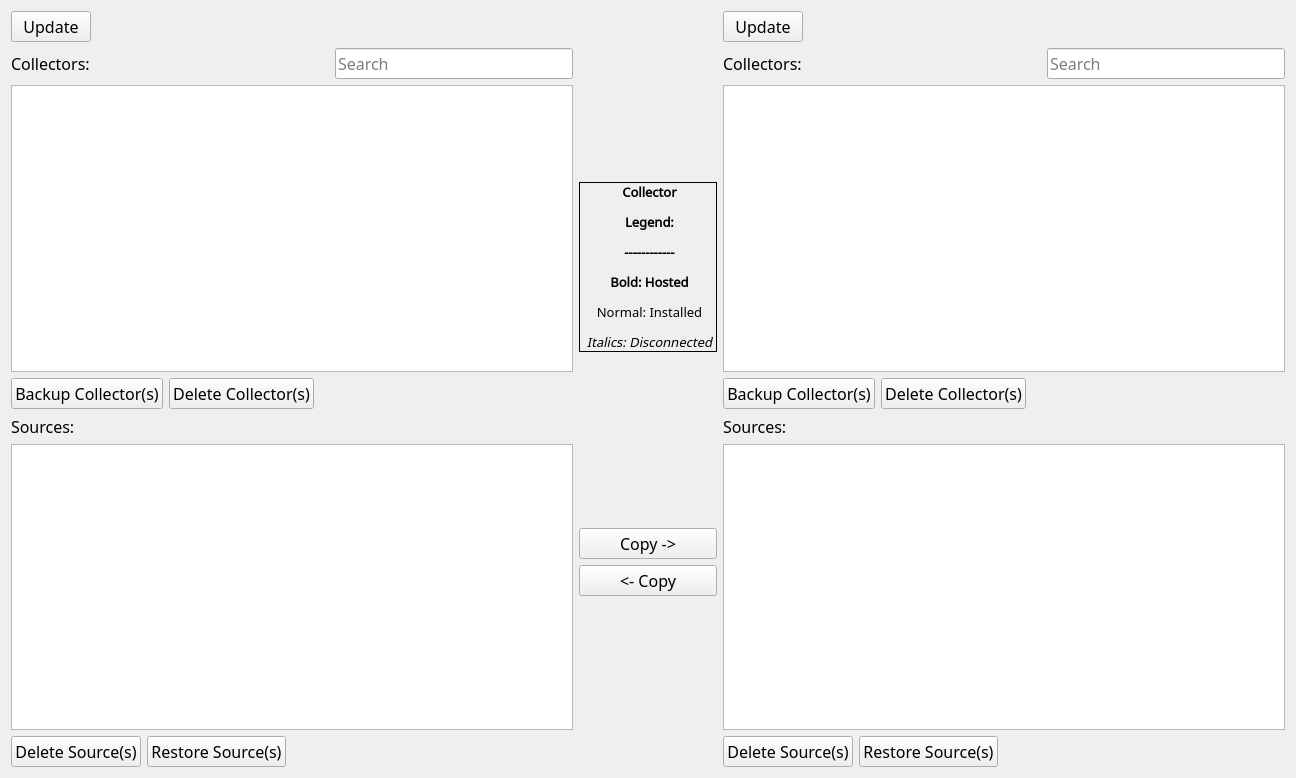
<?xml version="1.0" encoding="UTF-8"?>
<ui version="4.0">
 <class>Form</class>
 <widget class="QWidget" name="Form">
  <property name="geometry">
   <rect>
    <x>0</x>
    <y>0</y>
    <width>1296</width>
    <height>778</height>
   </rect>
  </property>
  <property name="windowTitle">
   <string>Form</string>
  </property>
  <layout class="QHBoxLayout" name="horizontalLayout">
   <item>
    <layout class="QVBoxLayout" name="verticalLayoutCollectorAllLeft">
     <item>
      <layout class="QHBoxLayout" name="horizontalLayoutContentUpdateLeft">
       <item>
        <widget class="QPushButton" name="pushButtonUpdateListLeft">
         <property name="font">
          <font>
           <family>Waree</family>
           <pointsize>12</pointsize>
          </font>
         </property>
         <property name="contextMenuPolicy">
          <enum>Qt::NoContextMenu</enum>
         </property>
         <property name="toolTip">
          <string>Update the list of collectors based on the region/credentials entered above. </string>
         </property>
         <property name="text">
          <string>Update</string>
         </property>
        </widget>
       </item>
       <item>
        <spacer name="horizontalSpacer">
         <property name="orientation">
          <enum>Qt::Horizontal</enum>
         </property>
         <property name="sizeHint" stdset="0">
          <size>
           <width>40</width>
           <height>20</height>
          </size>
         </property>
        </spacer>
       </item>
      </layout>
     </item>
     <item>
      <layout class="QHBoxLayout" name="horizontalLayoutCollectorLabelLeft">
       <item>
        <widget class="QLabel" name="labelCollectorsLeft">
         <property name="font">
          <font>
           <family>Waree</family>
           <pointsize>12</pointsize>
          </font>
         </property>
         <property name="text">
          <string>Collectors:</string>
         </property>
        </widget>
       </item>
       <item>
        <spacer name="horizontalSpacer_4">
         <property name="orientation">
          <enum>Qt::Horizontal</enum>
         </property>
         <property name="sizeHint" stdset="0">
          <size>
           <width>40</width>
           <height>20</height>
          </size>
         </property>
        </spacer>
       </item>
       <item>
        <widget class="QLineEdit" name="lineEditCollectorSearchLeft">
         <property name="font">
          <font>
           <family>Waree</family>
           <pointsize>12</pointsize>
          </font>
         </property>
         <property name="toolTip">
          <string>Filter the list of collectors based on the string that you type here. This is case sensistive. </string>
         </property>
         <property name="placeholderText">
          <string>Search</string>
         </property>
        </widget>
       </item>
      </layout>
     </item>
     <item>
      <widget class="QListWidget" name="listWidgetCollectorsLeft">
       <property name="font">
        <font>
         <family>Waree</family>
         <pointsize>12</pointsize>
        </font>
       </property>
       <property name="contextMenuPolicy">
        <enum>Qt::NoContextMenu</enum>
       </property>
       <property name="horizontalScrollBarPolicy">
        <enum>Qt::ScrollBarAsNeeded</enum>
       </property>
       <property name="editTriggers">
        <set>QAbstractItemView::NoEditTriggers</set>
       </property>
       <property name="alternatingRowColors">
        <bool>false</bool>
       </property>
       <property name="selectionMode">
        <enum>QAbstractItemView::ExtendedSelection</enum>
       </property>
       <property name="sortingEnabled">
        <bool>true</bool>
       </property>
      </widget>
     </item>
     <item>
      <layout class="QHBoxLayout" name="horizontalLayoutCollectorButtonsLeft">
       <item>
        <widget class="QPushButton" name="pushButtonBackupCollectorLeft">
         <property name="font">
          <font>
           <family>Waree</family>
           <pointsize>12</pointsize>
          </font>
         </property>
         <property name="toolTip">
          <string>Backup the selected collector(s) to JSON file. There is currently no collector restore, but you can restore source(s) to an existing collector based on this backup. </string>
         </property>
         <property name="text">
          <string>Backup Collector(s)</string>
         </property>
        </widget>
       </item>
       <item>
        <widget class="QPushButton" name="pushButtonDeleteCollectorLeft">
         <property name="font">
          <font>
           <family>Waree</family>
           <pointsize>12</pointsize>
          </font>
         </property>
         <property name="toolTip">
          <string>Delete the selected collector(s). Be careful. Deleting the wrong one(s) could be very bad. </string>
         </property>
         <property name="text">
          <string>Delete Collector(s)</string>
         </property>
        </widget>
       </item>
       <item>
        <spacer name="horizontalSpacer_3">
         <property name="orientation">
          <enum>Qt::Horizontal</enum>
         </property>
         <property name="sizeHint" stdset="0">
          <size>
           <width>40</width>
           <height>20</height>
          </size>
         </property>
        </spacer>
       </item>
      </layout>
     </item>
     <item>
      <layout class="QHBoxLayout" name="horizontalLayoutCollectorSourceLabelLeft">
       <item>
        <widget class="QLabel" name="labelSourcesLeft">
         <property name="font">
          <font>
           <family>Waree</family>
           <pointsize>12</pointsize>
          </font>
         </property>
         <property name="text">
          <string>Sources:</string>
         </property>
        </widget>
       </item>
       <item>
        <spacer name="horizontalSpacer_5">
         <property name="orientation">
          <enum>Qt::Horizontal</enum>
         </property>
         <property name="sizeHint" stdset="0">
          <size>
           <width>40</width>
           <height>20</height>
          </size>
         </property>
        </spacer>
       </item>
      </layout>
     </item>
     <item>
      <widget class="QListWidget" name="listWidgetSourcesLeft">
       <property name="font">
        <font>
         <family>Waree</family>
         <pointsize>12</pointsize>
        </font>
       </property>
       <property name="editTriggers">
        <set>QAbstractItemView::NoEditTriggers</set>
       </property>
       <property name="alternatingRowColors">
        <bool>false</bool>
       </property>
       <property name="selectionMode">
        <enum>QAbstractItemView::ExtendedSelection</enum>
       </property>
       <property name="sortingEnabled">
        <bool>true</bool>
       </property>
      </widget>
     </item>
     <item>
      <layout class="QHBoxLayout" name="horizontalLayoutCollectorSourceButtonsLeft">
       <item>
        <widget class="QPushButton" name="pushButtonDeleteSourcesLeft">
         <property name="font">
          <font>
           <family>Waree</family>
           <pointsize>12</pointsize>
          </font>
         </property>
         <property name="toolTip">
          <string>Delete the selected source(s). Be careful. Deleting the wrong one(s) could be very bad. </string>
         </property>
         <property name="text">
          <string>Delete Source(s)</string>
         </property>
        </widget>
       </item>
       <item>
        <widget class="QPushButton" name="pushButtonRestoreSourcesLeft">
         <property name="font">
          <font>
           <family>Waree</family>
           <pointsize>12</pointsize>
          </font>
         </property>
         <property name="toolTip">
          <string>Restore source(s) from JSON file, such as a collector backup. Does not create the collector itself though.  </string>
         </property>
         <property name="text">
          <string>Restore Source(s)</string>
         </property>
        </widget>
       </item>
       <item>
        <spacer name="horizontalSpacer_6">
         <property name="orientation">
          <enum>Qt::Horizontal</enum>
         </property>
         <property name="sizeHint" stdset="0">
          <size>
           <width>40</width>
           <height>20</height>
          </size>
         </property>
        </spacer>
       </item>
      </layout>
     </item>
    </layout>
   </item>
   <item>
    <layout class="QVBoxLayout" name="verticalLayoutCollectorCentralButtons">
     <item>
      <spacer name="verticalSpacer_5">
       <property name="orientation">
        <enum>Qt::Vertical</enum>
       </property>
       <property name="sizeHint" stdset="0">
        <size>
         <width>20</width>
         <height>40</height>
        </size>
       </property>
      </spacer>
     </item>
     <item>
      <widget class="QLabel" name="labelCollectorLegend">
       <property name="sizePolicy">
        <sizepolicy hsizetype="Fixed" vsizetype="Fixed">
         <horstretch>0</horstretch>
         <verstretch>0</verstretch>
        </sizepolicy>
       </property>
       <property name="font">
        <font>
         <family>Noto Sans Gothic</family>
         <pointsize>10</pointsize>
         <weight>75</weight>
         <bold>true</bold>
        </font>
       </property>
       <property name="frameShape">
        <enum>QFrame::Box</enum>
       </property>
       <property name="text">
        <string>&lt;html&gt;&lt;head/&gt;&lt;body&gt;&lt;p align=&quot;center&quot;&gt;Collector&lt;/p&gt;&lt;p align=&quot;center&quot;&gt;Legend:&lt;/p&gt;&lt;p align=&quot;center&quot;&gt;------------&lt;/p&gt;&lt;p align=&quot;center&quot;&gt;Bold: Hosted&lt;/p&gt;&lt;p align=&quot;center&quot;&gt;&lt;span style=&quot; font-weight:400;&quot;&gt;Normal: Installed&lt;/span&gt;&lt;/p&gt;&lt;p align=&quot;center&quot;&gt;&lt;span style=&quot; font-weight:400; font-style:italic;&quot;&gt;Italics: Disconnected&lt;/span&gt;&lt;/p&gt;&lt;/body&gt;&lt;/html&gt;</string>
       </property>
      </widget>
     </item>
     <item>
      <spacer name="verticalSpacer_6">
       <property name="orientation">
        <enum>Qt::Vertical</enum>
       </property>
       <property name="sizeHint" stdset="0">
        <size>
         <width>20</width>
         <height>40</height>
        </size>
       </property>
      </spacer>
     </item>
     <item>
      <widget class="QPushButton" name="pushButtonCopySourcesLeftToRight">
       <property name="font">
        <font>
         <family>Waree</family>
         <pointsize>12</pointsize>
        </font>
       </property>
       <property name="contextMenuPolicy">
        <enum>Qt::NoContextMenu</enum>
       </property>
       <property name="toolTip">
        <string>Copy the selected source(s) from the left to the selected collector(s) on the right. Use this to mass deploy sources to many collectors. </string>
       </property>
       <property name="text">
        <string>Copy -&gt;</string>
       </property>
      </widget>
     </item>
     <item>
      <widget class="QPushButton" name="pushButtonCopySourcesRightToLeft">
       <property name="font">
        <font>
         <family>Waree</family>
         <pointsize>12</pointsize>
        </font>
       </property>
       <property name="contextMenuPolicy">
        <enum>Qt::NoContextMenu</enum>
       </property>
       <property name="toolTip">
        <string>Copy the selected source(s) from the right to the selected collector(s) on the left. Use this to mass deploy sources to many collectors. </string>
       </property>
       <property name="text">
        <string>&lt;- Copy</string>
       </property>
      </widget>
     </item>
     <item>
      <spacer name="verticalSpacer_7">
       <property name="orientation">
        <enum>Qt::Vertical</enum>
       </property>
       <property name="sizeHint" stdset="0">
        <size>
         <width>20</width>
         <height>40</height>
        </size>
       </property>
      </spacer>
     </item>
    </layout>
   </item>
   <item>
    <layout class="QVBoxLayout" name="verticalLayoutCollectorAllRight">
     <item>
      <layout class="QHBoxLayout" name="horizontalLayoutContentUpdateRight">
       <item>
        <widget class="QPushButton" name="pushButtonUpdateListRight">
         <property name="font">
          <font>
           <family>Waree</family>
           <pointsize>12</pointsize>
          </font>
         </property>
         <property name="contextMenuPolicy">
          <enum>Qt::NoContextMenu</enum>
         </property>
         <property name="toolTip">
          <string>Update the list of collectors based on the region/credentials entered above. </string>
         </property>
         <property name="text">
          <string>Update</string>
         </property>
        </widget>
       </item>
       <item>
        <spacer name="horizontalSpacer_2">
         <property name="orientation">
          <enum>Qt::Horizontal</enum>
         </property>
         <property name="sizeHint" stdset="0">
          <size>
           <width>40</width>
           <height>20</height>
          </size>
         </property>
        </spacer>
       </item>
      </layout>
     </item>
     <item>
      <layout class="QHBoxLayout" name="horizontalLayoutCollectorLabelRIght">
       <item>
        <widget class="QLabel" name="labelCollectorsRight">
         <property name="font">
          <font>
           <family>Waree</family>
           <pointsize>12</pointsize>
          </font>
         </property>
         <property name="text">
          <string>Collectors:</string>
         </property>
        </widget>
       </item>
       <item>
        <spacer name="horizontalSpacer_7">
         <property name="orientation">
          <enum>Qt::Horizontal</enum>
         </property>
         <property name="sizeHint" stdset="0">
          <size>
           <width>40</width>
           <height>20</height>
          </size>
         </property>
        </spacer>
       </item>
       <item>
        <widget class="QLineEdit" name="lineEditCollectorSearchRight">
         <property name="font">
          <font>
           <family>Waree</family>
           <pointsize>12</pointsize>
          </font>
         </property>
         <property name="toolTip">
          <string>Filter the list of collectors based on the string that you type here. This is case sensistive. </string>
         </property>
         <property name="placeholderText">
          <string>Search</string>
         </property>
        </widget>
       </item>
      </layout>
     </item>
     <item>
      <widget class="QListWidget" name="listWidgetCollectorsRight">
       <property name="font">
        <font>
         <family>Waree</family>
         <pointsize>12</pointsize>
        </font>
       </property>
       <property name="contextMenuPolicy">
        <enum>Qt::NoContextMenu</enum>
       </property>
       <property name="editTriggers">
        <set>QAbstractItemView::NoEditTriggers</set>
       </property>
       <property name="alternatingRowColors">
        <bool>false</bool>
       </property>
       <property name="selectionMode">
        <enum>QAbstractItemView::ExtendedSelection</enum>
       </property>
       <property name="sortingEnabled">
        <bool>true</bool>
       </property>
      </widget>
     </item>
     <item>
      <layout class="QHBoxLayout" name="horizontalLayoutCollectorButtonsRight">
       <item>
        <widget class="QPushButton" name="pushButtonBackupCollectorRight">
         <property name="font">
          <font>
           <family>Waree</family>
           <pointsize>12</pointsize>
          </font>
         </property>
         <property name="toolTip">
          <string>Backup the selected collector(s) to JSON file. There is currently no collector restore, but you can restore source(s) to an existing collector based on this backup. </string>
         </property>
         <property name="text">
          <string>Backup Collector(s)</string>
         </property>
        </widget>
       </item>
       <item>
        <widget class="QPushButton" name="pushButtonDeleteCollectorRight">
         <property name="font">
          <font>
           <family>Waree</family>
           <pointsize>12</pointsize>
          </font>
         </property>
         <property name="toolTip">
          <string>Delete the selected collector(s). Be careful. Deleting the wrong one(s) could be very bad. </string>
         </property>
         <property name="text">
          <string>Delete Collector(s)</string>
         </property>
        </widget>
       </item>
       <item>
        <spacer name="horizontalSpacer_8">
         <property name="orientation">
          <enum>Qt::Horizontal</enum>
         </property>
         <property name="sizeHint" stdset="0">
          <size>
           <width>40</width>
           <height>20</height>
          </size>
         </property>
        </spacer>
       </item>
      </layout>
     </item>
     <item>
      <layout class="QHBoxLayout" name="horizontalLayoutCollectorSourceLabelRight">
       <item>
        <widget class="QLabel" name="labelSourcesRight">
         <property name="font">
          <font>
           <family>Waree</family>
           <pointsize>12</pointsize>
          </font>
         </property>
         <property name="text">
          <string>Sources:</string>
         </property>
        </widget>
       </item>
       <item>
        <spacer name="horizontalSpacer_9">
         <property name="orientation">
          <enum>Qt::Horizontal</enum>
         </property>
         <property name="sizeHint" stdset="0">
          <size>
           <width>40</width>
           <height>20</height>
          </size>
         </property>
        </spacer>
       </item>
      </layout>
     </item>
     <item>
      <widget class="QListWidget" name="listWidgetSourcesRight">
       <property name="font">
        <font>
         <family>Waree</family>
         <pointsize>12</pointsize>
        </font>
       </property>
       <property name="contextMenuPolicy">
        <enum>Qt::NoContextMenu</enum>
       </property>
       <property name="editTriggers">
        <set>QAbstractItemView::NoEditTriggers</set>
       </property>
       <property name="alternatingRowColors">
        <bool>false</bool>
       </property>
       <property name="selectionMode">
        <enum>QAbstractItemView::ExtendedSelection</enum>
       </property>
       <property name="sortingEnabled">
        <bool>true</bool>
       </property>
      </widget>
     </item>
     <item>
      <layout class="QHBoxLayout" name="horizontalLayoutCollectorSourceButtonsRight">
       <item>
        <widget class="QPushButton" name="pushButtonDeleteSourcesRight">
         <property name="font">
          <font>
           <family>Waree</family>
           <pointsize>12</pointsize>
          </font>
         </property>
         <property name="toolTip">
          <string>Delete the selected source(s). Be careful. Deleting the wrong one(s) could be very bad. </string>
         </property>
         <property name="text">
          <string>Delete Source(s)</string>
         </property>
        </widget>
       </item>
       <item>
        <widget class="QPushButton" name="pushButtonRestoreSourcesRight">
         <property name="font">
          <font>
           <family>Waree</family>
           <pointsize>12</pointsize>
          </font>
         </property>
         <property name="toolTip">
          <string>Restore source(s) from JSON file, such as a collector backup. Does not create the collector itself though.  </string>
         </property>
         <property name="text">
          <string>Restore Source(s)</string>
         </property>
        </widget>
       </item>
       <item>
        <spacer name="horizontalSpacer_10">
         <property name="orientation">
          <enum>Qt::Horizontal</enum>
         </property>
         <property name="sizeHint" stdset="0">
          <size>
           <width>40</width>
           <height>20</height>
          </size>
         </property>
        </spacer>
       </item>
      </layout>
     </item>
    </layout>
   </item>
  </layout>
 </widget>
 <resources/>
 <connections/>
</ui>
